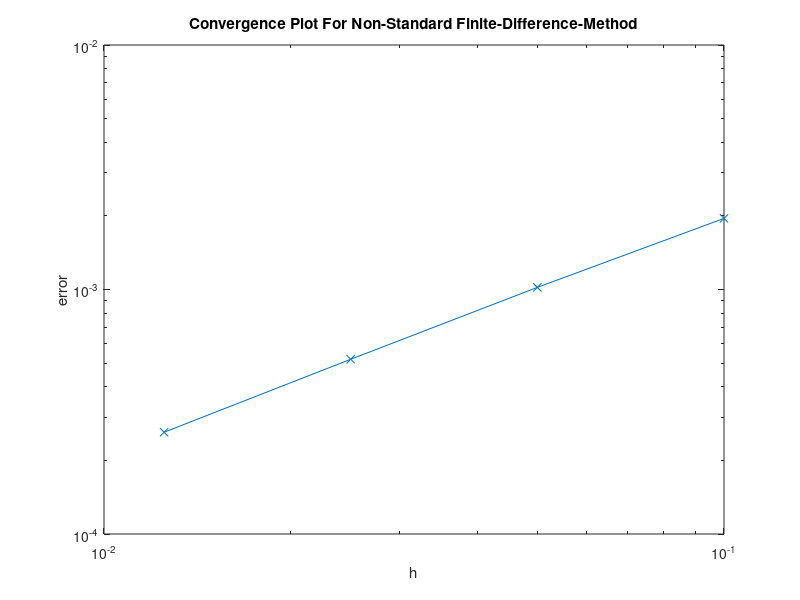

MATLAB code to generate this figure:
% Numerical Simulation Of Primary HIV-Infection

% Step 1: Initial Conditions And Problem Parameters
% Compare Stafford et al. 2000/ Alizon & Magnus 2012

% Initial Conditions

T_zero   = 10;
T_i_zero = 0;
V_zero   = 0.000001;

% Problem Parameters

r     = 0.17;
beta  = 0.00065;
d     = 0.01;
delta = 0.39;
pig   = 850;
c     = 3;

% Step 2: Equilibrium Point

T_star   = (c*delta)/(beta*pig);
T_i_star = (beta*pig*r-c*d*delta)/(beta*delta*pig);
V_star   = (beta*pig*r-c*d*delta)/(beta*c*delta);

% Step 3: Problem Definition

T            = 10;
h            = 0.0001;
t            = 0:h:T;
t            = t';
T_rk4        = zeros(length(t),1);
T_i_rk4      = zeros(length(t),1);
V_rk4        = zeros(length(t),1);
T_rk4(1)     = T_zero;
T_i_rk4(1)   = T_i_zero;
V_rk4(1)     = V_zero;

% Step 3: Comparison Solution Of Runge-Kutta-4

f1 = @(x,y,z) r - beta*x*z - d*x;
f2 = @(x,y,z) beta*x*z - delta*y;
f3 = @(x,y,z) pig*y - c*z;

for j = 1:1:(length(t)-1)
   k1_x         = f1(T_rk4(j),T_i_rk4(j),V_rk4(j));
   k1_y         = f2(T_rk4(j),T_i_rk4(j),V_rk4(j));
   k1_z         = f3(T_rk4(j),T_i_rk4(j),V_rk4(j));
   k2_x         = f1(T_rk4(j) + (h/2)*k1_x, T_i_rk4(j) + (h/2)*k1_y, V_rk4(j) + (h/2)*k1_z);
   k2_y         = f2(T_rk4(j) + (h/2)*k1_x, T_i_rk4(j) + (h/2)*k1_y, V_rk4(j) + (h/2)*k1_z);
   k2_z         = f3(T_rk4(j) + (h/2)*k1_x, T_i_rk4(j) + (h/2)*k1_y, V_rk4(j) + (h/2)*k1_z);
   k3_x         = f1(T_rk4(j) + (h/2)*k2_x, T_i_rk4(j) + (h/2)*k2_y, V_rk4(j) + (h/2)*k2_z);
   k3_y         = f2(T_rk4(j) + (h/2)*k2_x, T_i_rk4(j) + (h/2)*k2_y, V_rk4(j) + (h/2)*k2_z);
   k3_z         = f3(T_rk4(j) + (h/2)*k2_x, T_i_rk4(j) + (h/2)*k2_y, V_rk4(j) + (h/2)*k2_z);
   k4_x         = f1(T_rk4(j) + h*k3_x, T_i_rk4(j) + h*k3_y, V_rk4(j) + h*k3_z);
   k4_y         = f2(T_rk4(j) + h*k3_x, T_i_rk4(j) + h*k3_y, V_rk4(j) + h*k3_z);
   k4_z         = f3(T_rk4(j) + h*k3_x, T_i_rk4(j) + h*k3_y, V_rk4(j) + h*k3_z);
   T_rk4(j+1)   = T_rk4(j)   + (h/6)*(k1_x + 2*k2_x + 2*k3_x + k4_x);
   T_i_rk4(j+1) = T_i_rk4(j) + (h/6)*(k1_y + 2*k2_y + 2*k3_y + k4_y);
   V_rk4(j+1)   = V_rk4(j)   + (h/6)*(k1_z + 2*k2_z + 2*k3_z + k4_z);
endfor

##figure(4)
##
##subplot(3,1,1);
##plot(t(1:1000:end),T_rk4(1:1000:end),'linestyle','-','marker','x');
##title('Load of Target CD4-cells');
##xlabel('t [days]');
##ylabel('T(t)','interpreter','tex');
##
##subplot(3,1,2);
##plot(t(1:1000:end),T_i_rk4(1:1000:end),'linestyle','-','marker','x','color','red');
##title('Load of Infected Target CD4-Cells');
##xlabel('t [days]');
##ylabel('T_{i}(t)','interpreter','tex');
##
##subplot(3,1,3);
##plot(t(1:1000:end),V_rk4(1:1000:end),'linestyle','-','marker','x','color','black');
##title('Load of Viral Particles');
##xlabel('t [days]');
##ylabel('V(t)','interpreter','tex');
##ylim([0, 2000]);

% Step 4: Grid Refinement For NSFDM

h = [0.1 0.05 0.025 0.0125];

% Step 4.1: Solve NSFDM For h(1)

t01            = 0:h(1):T;
T_nsfdm01      = zeros(length(t01),1);
T_i_nsfdm01    = zeros(length(t01),1);
V_nsfdm01      = zeros(length(t01),1);
T_nsfdm01(1)   = T_zero;
T_i_nsfdm01(1) = T_i_zero;
V_nsfdm01(1)   = V_zero;

% Loop

for j = 1:1:(length(t01)-1)
   T_nsfdm01(j+1)   = (T_nsfdm01(j) + h(1)*r)/(1 + h(1)*beta*V_nsfdm01(j) + h(1)*d);
   T_i_nsfdm01(j+1) = (T_i_nsfdm01(j) + h(1)*beta*T_nsfdm01(j+1)*V_nsfdm01(j))/(1 + h(1)*delta);
   V_nsfdm01(j+1)   = (V_nsfdm01(j) + h(1)*pig*T_i_nsfdm01(j+1))/(1 + h(1)*c);
endfor

err_x_01  = max(abs(T_rk4(1:1000:end) - T_nsfdm01));
err_y_01  = max(abs(T_i_rk4(1:1000:end) - T_i_nsfdm01));
err_z_01  = max(abs(V_rk4(1:1000:end) - V_nsfdm01));
err_01    = max([err_x_01 err_y_01 err_z_01]);

% Step 4.2: Solve NSFDM For h(2)

t02            = 0:h(2):T;
T_nsfdm02      = zeros(length(t02),1);
T_i_nsfdm02    = zeros(length(t02),1);
V_nsfdm02      = zeros(length(t02),1);
T_nsfdm02(1)   = T_zero;
T_i_nsfdm02(1) = T_i_zero;
V_nsfdm02(1)   = V_zero;

% Loop

for j = 1:1:(length(t02)-1)
   T_nsfdm02(j+1)   = (T_nsfdm02(j) + h(2)*r)/(1 + h(2)*beta*V_nsfdm02(j) + h(2)*d);
   T_i_nsfdm02(j+1) = (T_i_nsfdm02(j) + h(2)*beta*T_nsfdm02(j+1)*V_nsfdm02(j))/(1 + h(2)*delta);
   V_nsfdm02(j+1)   = (V_nsfdm02(j) + h(2)*pig*T_i_nsfdm02(j+1))/(1 + h(2)*c);
endfor

err_x_02  = max(abs(T_rk4(1:500:end) - T_nsfdm02));
err_y_02  = max(abs(T_i_rk4(1:500:end) - T_i_nsfdm02));
err_z_02  = max(abs(V_rk4(1:500:end) - V_nsfdm02));
err_02    = max([err_x_02 err_y_02 err_z_02]);

% Step 4.3: Solve NSFDM For h(3)

t03            = 0:h(3):T;
T_nsfdm03      = zeros(length(t03),1);
T_i_nsfdm03    = zeros(length(t03),1);
V_nsfdm03      = zeros(length(t03),1);
T_nsfdm03(1)   = T_zero;
T_i_nsfdm03(1) = T_i_zero;
V_nsfdm03(1)   = V_zero;

% Loop

for j = 1:1:(length(t03)-1)
   T_nsfdm03(j+1)   = (T_nsfdm03(j) + h(3)*r)/(1 + h(3)*beta*V_nsfdm03(j) + h(3)*d);
   T_i_nsfdm03(j+1) = (T_i_nsfdm03(j) + h(3)*beta*T_nsfdm03(j+1)*V_nsfdm03(j))/(1 + h(3)*delta);
   V_nsfdm03(j+1)   = (V_nsfdm03(j) + h(3)*pig*T_i_nsfdm03(j+1))/(1 + h(3)*c);
endfor

err_x_03  = max(abs(T_rk4(1:250:end) - T_nsfdm03));
err_y_03  = max(abs(T_i_rk4(1:250:end) - T_i_nsfdm03));
err_z_03  = max(abs(V_rk4(1:250:end) - V_nsfdm03));
err_03    = max([err_x_03 err_y_03 err_z_03]);

% Step 4.4: Solve NSFDM For h(4)

t04            = 0:h(4):T;
T_nsfdm04      = zeros(length(t04),1);
T_i_nsfdm04    = zeros(length(t04),1);
V_nsfdm04      = zeros(length(t04),1);
T_nsfdm04(1)   = T_zero;
T_i_nsfdm04(1) = T_i_zero;
V_nsfdm04(1)   = V_zero;

% Loop

for j = 1:1:(length(t04)-1)
   T_nsfdm04(j+1)   = (T_nsfdm04(j) + h(4)*r)/(1 + h(4)*beta*V_nsfdm04(j) + h(4)*d);
   T_i_nsfdm04(j+1) = (T_i_nsfdm04(j) + h(4)*beta*T_nsfdm04(j+1)*V_nsfdm04(j))/(1 + h(4)*delta);
   V_nsfdm04(j+1)   = (V_nsfdm04(j) + h(4)*pig*T_i_nsfdm04(j+1))/(1 + h(4)*c);
endfor

err_x_04  = max(abs(T_rk4(1:125:end) - T_nsfdm04));
err_y_04  = max(abs(T_i_rk4(1:125:end) - T_i_nsfdm04));
err_z_04  = max(abs(V_rk4(1:125:end) - V_nsfdm04));
err_04    = max([err_x_04 err_y_04 err_z_04]);

##% Step 4.5: Solve NSFDM For h(5)
##
##t05            = 0:h(5):T;
##T_nsfdm05      = zeros(length(t05),1);
##T_i_nsfdm05    = zeros(length(t05),1);
##V_nsfdm05      = zeros(length(t05),1);
##T_nsfdm05(1)   = T_zero;
##T_i_nsfdm05(1) = T_i_zero;
##V_nsfdm05(1)   = V_zero;
##
##% Loop
##
##for j = 1:1:(length(t05)-1)
##   T_nsfdm05(j+1)   = (T_nsfdm05(j) + h(5)*r)/(1 + h(5)*beta*V_nsfdm05(j) + h(5)*d);
##   T_i_nsfdm05(j+1) = (T_i_nsfdm05(j) + h(5)*beta*T_nsfdm05(j+1)*V_nsfdm05(j))/(1 + h(5)*delta);
##   V_nsfdm05(j+1)   = (V_nsfdm05(j) + h(5)*pig*T_i_nsfdm05(j+1))/(1 + h(5)*c);
##endfor
##
##err_x_05  = max(abs(T_rk4(1:125:end) - T_nsfdm05));
##err_y_05  = max(abs(T_i_rk4(1:125:end) - T_i_nsfdm05));
##err_z_05  = max(abs(V_rk4(1:125:end) - V_nsfdm05));
##err_05    = max([err_x_05 err_y_05 err_z_05]);

##% Step 4.6: Solve NSFDM For h(6)
##
##t06            = 0:h(6):T;
##T_nsfdm06      = zeros(length(t06),1);
##T_i_nsfdm06    = zeros(length(t06),1);
##V_nsfdm06      = zeros(length(t06),1);
##T_nsfdm06(1)   = T_zero;
##T_i_nsfdm06(1) = T_i_zero;
##V_nsfdm06(1)   = V_zero;
##
##% Loop
##
##for j = 1:1:(length(t06)-1)
##   T_nsfdm06(j+1)   = (T_nsfdm06(j) + h(6)*r)/(1 + h(6)*beta*V_nsfdm06(j) + h(6)*d);
##   T_i_nsfdm06(j+1) = (T_i_nsfdm06(j) + h(6)*beta*T_nsfdm06(j+1)*V_nsfdm06(j))/(1 + h(6)*delta);
##   V_nsfdm06(j+1)   = (V_nsfdm06(j) + h(6)*pig*T_i_nsfdm06(j+1))/(1 + h(6)*c);
##endfor
##
##err_x_06  = max(abs(T_rk4(1:125:end) - T_nsfdm06));
##err_y_06  = max(abs(T_i_rk4(1:125:end) - T_i_nsfdm06));
##err_z_06  = max(abs(V_rk4(1:125:end) - V_nsfdm06));
##err_06    = max([err_x_06 err_y_06 err_z_06]);

% Step 5: Error Plot

err_h = h;
err   = [err_01 err_02 err_03 err_04];

figure(4)
loglog(err_h,err,'linestyle','-','marker','x');
title('Convergence Plot For Non-Standard Finite-Difference-Method');
xlabel('h');
ylabel('error');